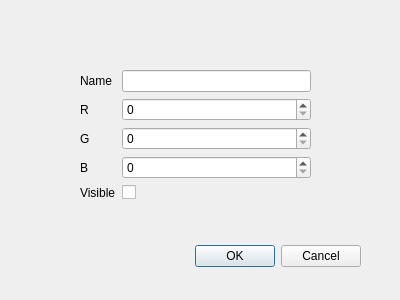
<?xml version="1.0" encoding="UTF-8"?>
<ui version="4.0">
 <class>OptionDialog</class>
 <widget class="QDialog" name="OptionDialog">
  <property name="geometry">
   <rect>
    <x>0</x>
    <y>0</y>
    <width>400</width>
    <height>300</height>
   </rect>
  </property>
  <property name="windowTitle">
   <string>Dialog</string>
  </property>
  <widget class="QDialogButtonBox" name="buttonBox">
   <property name="geometry">
    <rect>
     <x>20</x>
     <y>240</y>
     <width>341</width>
     <height>32</height>
    </rect>
   </property>
   <property name="orientation">
    <enum>Qt::Orientation::Horizontal</enum>
   </property>
   <property name="standardButtons">
    <set>QDialogButtonBox::StandardButton::Cancel|QDialogButtonBox::StandardButton::Ok</set>
   </property>
  </widget>
  <widget class="QWidget" name="formLayoutWidget">
   <property name="geometry">
    <rect>
     <x>80</x>
     <y>70</y>
     <width>231</width>
     <height>141</height>
    </rect>
   </property>
   <layout class="QFormLayout" name="formLayout">
    <item row="0" column="0">
     <widget class="QLabel" name="labelName">
      <property name="text">
       <string>Name</string>
      </property>
     </widget>
    </item>
    <item row="0" column="1">
     <widget class="QLineEdit" name="nameEdit"/>
    </item>
    <item row="1" column="0">
     <widget class="QLabel" name="labelR">
      <property name="text">
       <string>R</string>
      </property>
     </widget>
    </item>
    <item row="1" column="1">
     <widget class="QSpinBox" name="spinR">
      <property name="maximum">
       <number>255</number>
      </property>
     </widget>
    </item>
    <item row="2" column="0">
     <widget class="QLabel" name="labelG">
      <property name="text">
       <string>G</string>
      </property>
     </widget>
    </item>
    <item row="2" column="1">
     <widget class="QSpinBox" name="spinG">
      <property name="maximum">
       <number>255</number>
      </property>
     </widget>
    </item>
    <item row="3" column="0">
     <widget class="QLabel" name="labelB">
      <property name="text">
       <string>B</string>
      </property>
     </widget>
    </item>
    <item row="3" column="1">
     <widget class="QSpinBox" name="spinB">
      <property name="maximum">
       <number>255</number>
      </property>
     </widget>
    </item>
    <item row="4" column="0">
     <widget class="QLabel" name="labelVisible">
      <property name="text">
       <string>Visible</string>
      </property>
     </widget>
    </item>
    <item row="4" column="1">
     <widget class="QCheckBox" name="visibleCheck"/>
    </item>
   </layout>
  </widget>
 </widget>
 <resources/>
 <connections>
  <connection>
   <sender>buttonBox</sender>
   <signal>accepted()</signal>
   <receiver>OptionDialog</receiver>
   <slot>accept()</slot>
   <hints>
    <hint type="sourcelabel">
     <x>248</x>
     <y>254</y>
    </hint>
    <hint type="destinationlabel">
     <x>157</x>
     <y>274</y>
    </hint>
   </hints>
  </connection>
  <connection>
   <sender>buttonBox</sender>
   <signal>rejected()</signal>
   <receiver>OptionDialog</receiver>
   <slot>reject()</slot>
   <hints>
    <hint type="sourcelabel">
     <x>316</x>
     <y>260</y>
    </hint>
    <hint type="destinationlabel">
     <x>286</x>
     <y>274</y>
    </hint>
   </hints>
  </connection>
 </connections>
</ui>
